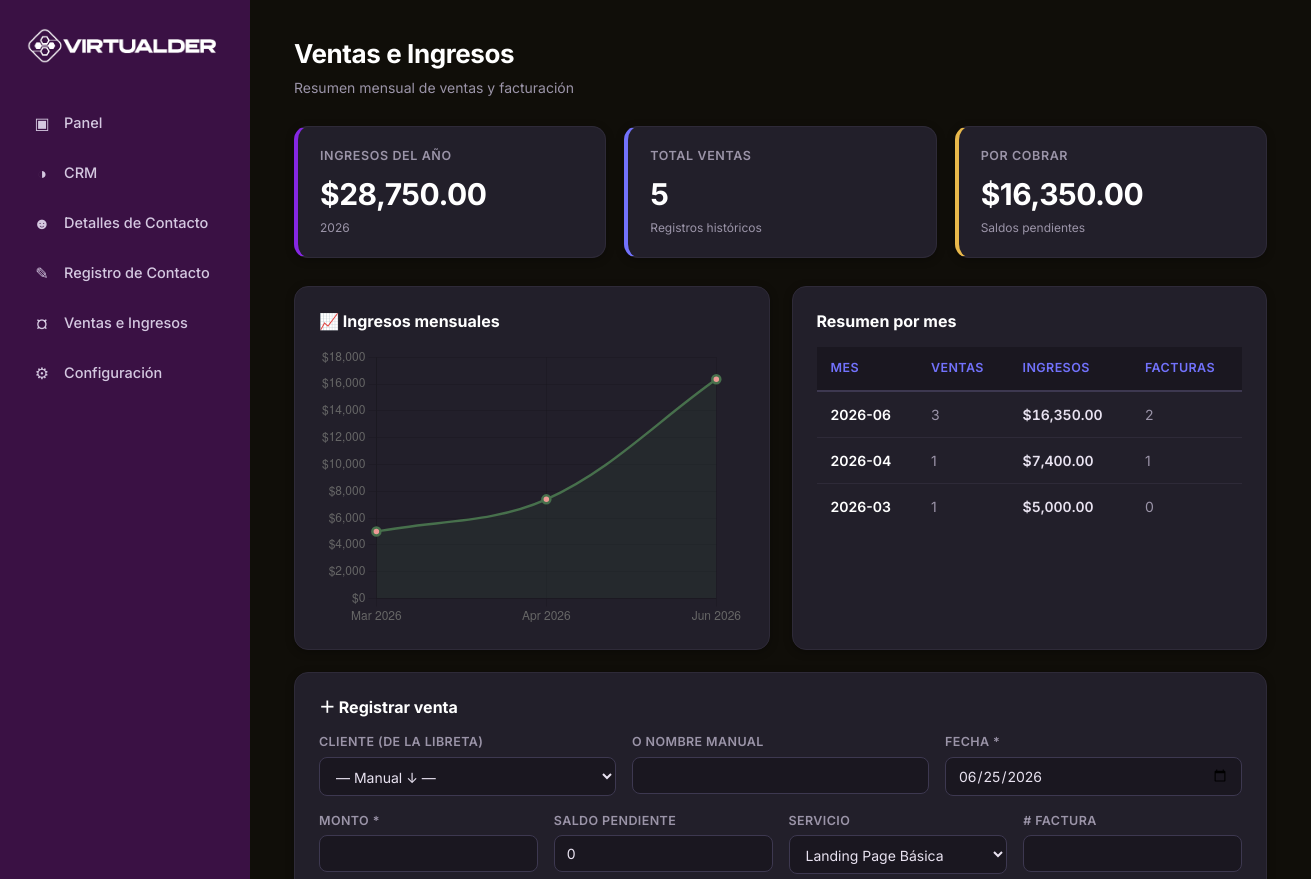
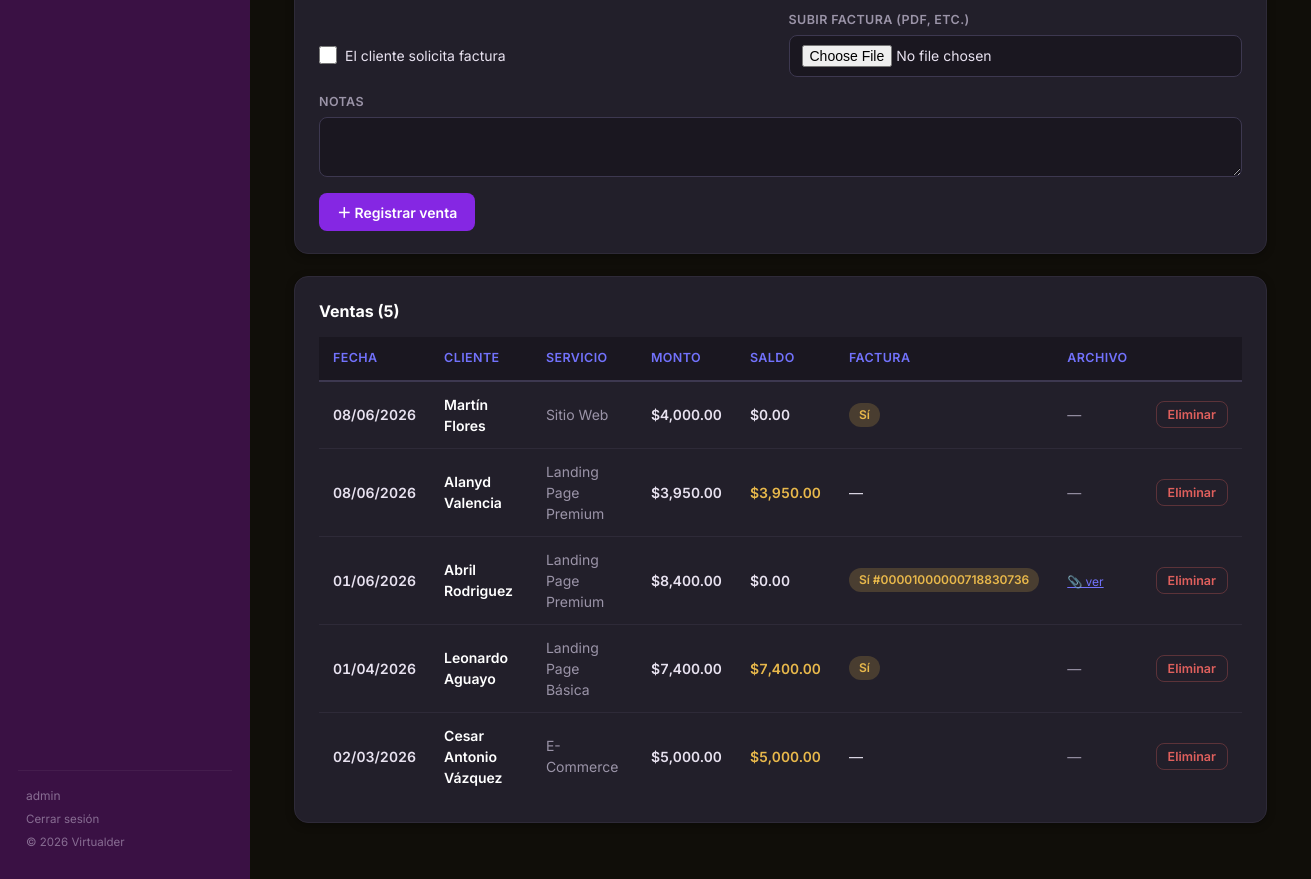
/ventas (signed in), run on the app's committed database (2 pictures, top to bottom).
### models.py (models this page shows, shortened)
class User(UserMixin, db.Model):
    __tablename__ = "usuarios"
    id = db.Column(db.Integer, primary_key=True)
    username = db.Column(db.String(80), unique=True, nullable=False, index=True)
    password_hash = db.Column(db.String(200), nullable=False)

class Venta(db.Model):
    __tablename__ = "ventas"
    id = db.Column(db.Integer, primary_key=True)
    fecha = db.Column(db.Date, index=True)
    contacto_id = db.Column(db.Integer, db.ForeignKey("contactos.id"))
    nombre_cliente = db.Column(db.String(150))
    monto = db.Column(db.Float, default=0)
    saldo = db.Column(db.Float, default=0)
    servicio = db.Column(db.String(150))
    num_factura = db.Column(db.String(40))
    solicita_factura = db.Column(db.Boolean, default=False)
    factura_path = db.Column(db.String(300))
    notas = db.Column(db.Text)
    contacto = db.relationship("Contacto", backref="ventas")

### app.py (the view)
@app.route("/ventas")
@login_required
def ventas():
    todas = Venta.query.order_by(Venta.fecha.desc()).all()
    contactos_lista = Contacto.query.order_by(Contacto.nombre).all()
    resumen = {}
    for v in todas:
        if v.fecha:
            clave = v.fecha.strftime("%Y-%m")
            d = resumen.setdefault(clave, {"mes": clave, "ventas": 0,
                                          "ingresos": 0, "facturas": 0, "count": 0})
            d["count"] += 1
            d["ventas"] += v.monto or 0
            if (v.monto or 0) > 0:
                d["ingresos"] += v.monto or 0
            if v.solicita_factura:
                d["facturas"] += 1
    resumen_lista = sorted(resumen.values(), key=lambda x: x["mes"], reverse=True)
    total_anio = sum(v.monto or 0 for v in todas
                     if v.fecha and v.fecha.year == date.today().year)
    total_saldos = sum(v.saldo or 0 for v in todas if (v.saldo or 0) > 0)
    claves = sorted(resumen.keys())
    labels = [datetime.strptime(k, "%Y-%m").strftime("%b %Y") for k in claves]
    datos = [resumen[k]["ingresos"] for k in claves]
    return render_template(
        "ventas.html", ventas=todas, contactos_lista=contactos_lista,
        resumen=resumen_lista, total_anio=total_anio, total_saldos=total_saldos,
        labels=labels, datos=datos,
    )

### app.py (called while the page is built)
@login_manager.user_loader
def load_user(user_id):
    return User.query.get(int(user_id))

def get_config(clave, default=None):
    cfg = Configuracion.query.filter_by(clave=clave).first()
    if not cfg:
        return default
    try:
        return json.loads(cfg.valor)
    except (json.JSONDecodeError, TypeError):
        return cfg.valor

def contexto_global():
    moneda = get_config("moneda", "MXN")
    simbolo = "$" if moneda in ("MXN", "USD") else ""
    return {
        "moneda": moneda,
        "simbolo_moneda": simbolo,
        "lead_status_lista": get_config("lead_status", CONFIG_DEFAULTS["lead_status"]),
        "lead_source_lista": get_config("lead_source", CONFIG_DEFAULTS["lead_source"]),
        "acciones_lista": get_config("acciones", CONFIG_DEFAULTS["acciones"]),
        "status_pago_lista": get_config("status_pago", CONFIG_DEFAULTS["status_pago"]),
        "propositos_lista": get_config("propositos_contacto", CONFIG_DEFAULTS["propositos_contacto"]),
        "metodos_lista": get_config("metodos_contacto", CONFIG_DEFAULTS["metodos_contacto"]),
        "servicios_lista": get_config("servicios", CONFIG_DEFAULTS["servicios"]),
        "anio_actual": date.today().year,
    }

@app.context_processor
def inject_globals():
    ctx = contexto_global()
    ctx["hoy"] = date.today()
    return ctx

### templates/ventas.html (shortened to what this page needs)
{% extends "base.html" %}
{% block h1 %}Ventas e Ingresos{% endblock %}
{% block subtitle %}Resumen mensual de ventas y facturación{% endblock %}
{% block content %}
<div class="kpi-grid">
  <div class="kpi accent-green">
    <div class="kpi-label">Ingresos del año</div>
    <div class="kpi-value">{{ simbolo_moneda }}{{ "{:,.2f}".format(total_anio) }}</div>
    <div class="kpi-sub">{{ hoy.year }}</div>
  </div>
  <div class="kpi accent">
    <div class="kpi-label">Total ventas</div>
    <div class="kpi-value">{{ ventas|length }}</div>
    <div class="kpi-sub">Registros históricos</div>
  </div>
  <div class="kpi accent-warn">
    <div class="kpi-label">Por cobrar</div>
    <div class="kpi-value">{{ simbolo_moneda }}{{ "{:,.2f}".format(total_saldos) }}</div>
    <div class="kpi-sub">Saldos pendientes</div>
  </div>
</div>
<div class="grid-2">
  <div class="card">
    <div class="card-title"><span>📈 Ingresos mensuales</span></div>
    {% if labels %}
    <div style="height: 280px; position: relative;">
      <canvas id="ingresosChart"></canvas>
    </div>
    {% else %}
    <div class="empty-state"><span class="emoji">📊</span>Sin datos todavía.</div>
    {% endif %}
  </div>
  <div class="card">
    <div class="card-title"><span>Resumen por mes</span></div>
    {% if resumen %}
    <div class="table-wrap">
      <table>
        <thead>
          <tr><th>Mes</th><th>Ventas</th><th>Ingresos</th><th>Facturas</th></tr>
        </thead>
        <tbody>
          {% for r in resumen %}
          <tr>
            <td class="cell-name">{{ r.mes }}</td>
            <td class="cell-soft">{{ r.count }}</td>
            <td class="cell-money">{{ simbolo_moneda }}{{ "{:,.2f}".format(r.ingresos) }}</td>
            <td class="cell-soft">{{ r.facturas }}</td>
          </tr>
          {% endfor %}
        </tbody>
      </table>
    </div>
    {% else %}
    <div class="empty-state"><span class="emoji">📄</span>Sin ventas registradas.</div>
    {% endif %}
  </div>
</div>
<div class="card">
  <div class="card-title"><span>＋ Registrar venta</span></div>
  <form method="post" action="{{ url_for('ventas_nuevo') }}" enctype="multipart/form-data">
    <div class="form-row">
      <div class="field">
        <label>Cliente (de la libreta)</label>
        <select name="contacto_id">
          <option value="">— Manual ↓ —</option>
        </select>
      </div>
      <div class="field">
        <label>O nombre manual</label>
        <input name="nombre_cliente">
      </div>
      <div class="field">
        <label>Fecha *</label>
        <input name="fecha" type="date" value="{{ hoy.strftime('%Y-%m-%d') }}" required>
      </div>
    </div>
    <div class="form-row">
      <div class="field">
        <label>Monto *</label>
        <input name="monto" type="number" step="0.01" required>
      </div>
      <div class="field">
        <label>Saldo pendiente</label>
        <input name="saldo" type="number" step="0.01" value="0">
      </div>
      <div class="field">
        <label>Servicio</label>
        <select name="servicio">
          {% for s in servicios_lista %}<option>{{ s }}</option>{% endfor %}
        </select>
      </div>
      <div class="field">
        <label># Factura</label>
        <input name="num_factura">
      </div>
    </div>
    <div class="form-row">
      <div class="field-check">
        <input type="checkbox" name="solicita_factura" id="sol_factura">
        <label for="sol_factura">El cliente solicita factura</label>
      </div>
      <div class="field">
        <label>Subir factura (PDF, etc.)</label>
        <input name="factura" type="file" accept=".pdf,.doc,.docx,.jpg,.png,.xml">
      </div>
    </div>
    <div class="form-row">
      <div class="field">
        <label>Notas</label>
        <textarea name="notas" rows="2"></textarea>
      </div>
    </div>
    <button type="submit" class="btn btn-coral">＋ Registrar venta</button>
  </form>
</div>
<div class="card">
  <div class="card-title"><span>Ventas ({{ ventas|length }})</span></div>
  {% if ventas %}
  <div class="table-wrap">
    <table>
      <thead>
        <tr>
          <th>Fecha</th><th>Cliente</th><th>Servicio</th><th>Monto</th>
          <th>Saldo</th><th>Factura</th><th>Archivo</th><th></th>
        </tr>
      </thead>
      <tbody>
        {% for v in ventas %}
        <tr>
          <td class="cell-money text-mono">{{ v.fecha.strftime('%d/%m/%Y') }}</td>
          <td class="cell-name">{{ v.nombre_cliente or '—' }}</td>
          <td class="cell-soft">{{ v.servicio or '—' }}</td>
          <td class="cell-money">{{ simbolo_moneda }}{{ "{:,.2f}".format(v.monto or 0) }}</td>
          <td class="cell-money">
            {% if v.saldo and v.saldo > 0 %}<span class="text-warn">{{ simbolo_moneda }}{{ "{:,.2f}".format(v.saldo) }}</span>{% else %}{{ simbolo_moneda }}0.00{% endif %}
          </td>
          <td>
            {% if v.solicita_factura %}<span class="badge badge-soon">Sí {{ '#' ~ v.num_factura if v.num_factura else '' }}</span>{% else %}—{% endif %}
          </td>
          <td class="cell-soft">
            {% if v.factura_path %}<a href="{{ url_for('descargar_archivo', filename=v.factura_path) }}" target="_blank" class="tag-attach">📎 ver</a>{% else %}—{% endif %}
          </td>
          <td class="cell-actions">
            <form method="post" action="{{ url_for('ventas_eliminar', vid=v.id) }}" style="display:inline"
                  onsubmit="return confirm('¿Eliminar esta venta?');">
              <button class="btn btn-danger btn-sm" type="submit">Eliminar</button>
            </form>
          </td>
        </tr>
        {% endfor %}
      </tbody>
    </table>
  </div>
  {% else %}
  <div class="empty-state"><span class="emoji">💰</span>Sin ventas registradas.</div>
  {% endif %}
</div>
{% endblock %}
{% block scripts %}
{% if labels %}
<script>
  const ctx = document.getElementById('ingresosChart');
  if (ctx) {
    new Chart(ctx, {
      type: 'line',
      data: {
        labels: {{ labels | tojson }},
        datasets: [{
          label: 'Ingresos',
          data: {{ datos | tojson }},
          borderColor: '#47704C',
          backgroundColor: 'rgba(71, 112, 76, 0.12)',
          borderWidth: 2.5,
          fill: true,
          tension: 0.35,
          pointBackgroundColor: '#ED9A96',
          pointRadius: 4,
        }]
      },
      options: {
        responsive: true,
        maintainAspectRatio: false,
        plugins: {
          legend: { display: false },
          tooltip: { callbacks: { label: (c) => formatearMoneda(c.parsed.y, simboloMoneda()) } }
        },
        scales: {
          y: {
            beginAtZero: true,
            ticks: { callback: (v) => simboloMoneda() + v.toLocaleString('es-MX') }
          }
        }
      }
    });
  }
</script>
{% endif %}
{% endblock %}

### templates/base.html (shortened to what this page needs)
<!DOCTYPE html>
<html lang="es">
<head>
  <link rel="stylesheet" href="{{ url_for('static', filename='css/style.css') }}">
</head>
<body>
  <div class="layout">
    <aside class="sidebar">
      <div class="logo">
        <img src="{{ url_for('static', filename='logo.png') }}" alt="Virtualder" style="height:36px;display:block;">
      </div>
      <nav class="nav">
        <a href="{{ url_for('dashboard') }}" class="{% if active == 'dashboard' %}active{% endif %}">
          <span class="icon">▣</span> Panel
        </a>
        <a href="{{ url_for('crm') }}" class="{% if active == 'crm' %}active{% endif %}">
          <span class="icon">◑</span> CRM
        </a>
        <a href="{{ url_for('contactos') }}" class="{% if active == 'contactos' %}active{% endif %}">
          <span class="icon">☻</span> Detalles de Contacto
        </a>
        <a href="{{ url_for('registro') }}" class="{% if active == 'registro' %}active{% endif %}">
          <span class="icon">✎</span> Registro de Contacto
        </a>
        <a href="{{ url_for('ventas') }}" class="{% if active == 'ventas' %}active{% endif %}">
          <span class="icon">¤</span> Ventas e Ingresos
        </a>
        <a href="{{ url_for('configuracion') }}" class="{% if active == 'configuracion' %}active{% endif %}">
          <span class="icon">⚙</span> Configuración
        </a>
      </nav>
      <div class="sidebar-footer">
        {% if current_user.is_authenticated %}
          <div style="margin-bottom:6px;font-size:12px;">{{ current_user.username }}</div>
          <a href="{{ url_for('logout') }}" style="color:inherit;text-decoration:none;font-size:11.5px;">Cerrar sesión</a>
        {% else %}
          <a href="{{ url_for('login') }}" style="color:inherit;text-decoration:none;font-size:11.5px;">Iniciar sesión</a>
        {% endif %}
        <div style="margin-top:6px;">© {{ anio_actual }} Virtualder</div>
      </div>
    </aside>
    <main class="main">
      <div class="page-head">
        <h1>{% block h1 %}{% endblock %}</h1>
        <p>{% block subtitle %}{% endblock %}</p>
      </div>
      {% block content %}{% endblock %}
    </main>
  </div>
  {% block scripts %}{% endblock %}
</body>
</html>

### data on the page
User: username "admin"
Venta: fecha "08/06/2026", nombre_cliente "Martín Flores", servicio "Sitio Web", simbolo_moneda "$", monto "4,000.00"
Venta: fecha "08/06/2026", nombre_cliente "Alanyd Valencia", servicio "Landing Page Premium", simbolo_moneda "$", monto "3,950.00", saldo "3,950.00"
Venta: fecha "01/06/2026", nombre_cliente "Abril Rodriguez", servicio "Landing Page Premium", simbolo_moneda "$", monto "8,400.00", num_factura "#00001000000718830736"
Venta: fecha "01/04/2026", nombre_cliente "Leonardo Aguayo", servicio "Landing Page Básica", simbolo_moneda "$", monto "7,400.00", saldo "7,400.00"
Venta: fecha "02/03/2026", nombre_cliente "Cesar Antonio Vázquez", servicio "E-Commerce", simbolo_moneda "$", monto "5,000.00", saldo "5,000.00"

### other printed values
{{ simbolo_moneda }} "$"
{{ "{:,.2f}".format(total_anio) }} "28,750.00"
{{ hoy.year }} "2026"
{{ ventas|length }} "5"
{{ "{:,.2f}".format(total_saldos) }} "16,350.00"
{{ r.mes }} "2026-06" "2026-04" "2026-03"
{{ r.count }} "3" "1" "1"
{{ simbolo_moneda }} "$" "$" "$"
{{ "{:,.2f}".format(r.ingresos) }} "16,350.00" "7,400.00" "5,000.00"
{{ r.facturas }} "2" "1" "0"
form field servicio "Landing Page Básica"
chart data {{ datos | tojson }} [5000.0, 7400.0, 16350.0]
